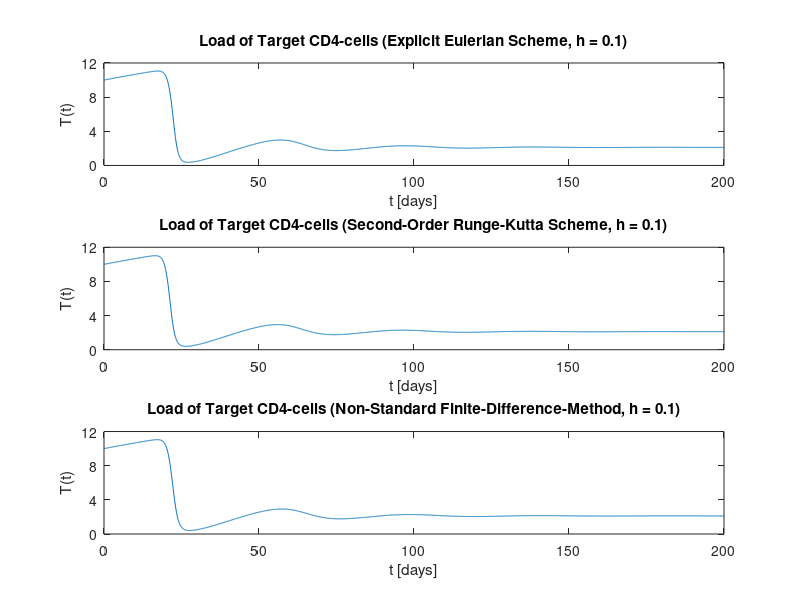

Write MATLAB code to recreate this figure.
% Numerical Simulation Of Primary HIV-Infection

% Step 1: Initial Conditions And Problem Parameters
% Compare Stafford et al. 2000/ Alizon & Magnus 2012

% Initial Conditions

T_zero   = 10;
T_i_zero = 0;
V_zero   = 0.000001;

% Problem Parameters

r     = 0.17;
beta  = 0.00065;
d     = 0.01;
delta = 0.39;
pig   = 850;
c     = 3;

% Step 2: Equilibrium Point

T_star   = (c*delta)/(beta*pig);
T_i_star = (beta*pig*r-c*d*delta)/(beta*delta*pig);
V_star   = (beta*pig*r-c*d*delta)/(beta*c*delta);

% Step 3: Problem Definition

T            = 200;
h            = 0.1;
t            = 0:h:T;
t            = t';
T_ee         = zeros(length(t),1);
T_rk2        = zeros(length(t),1);
T_nsfdm      = zeros(length(t),1);
T_i_ee       = zeros(length(t),1);
T_i_rk2      = zeros(length(t),1);
T_i_nsfdm    = zeros(length(t),1);
V_ee         = zeros(length(t),1);
V_rk2        = zeros(length(t),1);
V_nsfdm      = zeros(length(t),1);
T_ee(1)      = T_zero;
T_rk2(1)     = T_zero;
T_nsfdm(1)   = T_zero;
T_i_ee(1)    = T_i_zero;
T_i_rk2(1)   = T_i_zero;
T_i_nsfdm(1) = T_i_zero;
V_ee(1)      = V_zero;
V_rk2(1)     = V_zero;
V_nsfdm(1)   = V_zero;

% Step 3.1: Solve Explicit Eulerian Scheme

for j = 1:1:(length(t)-1)
  T_ee(j+1)   = T_ee(j)   + h*(r - beta*V_ee(j)*T_ee(j) - d*T_ee(j));
  T_i_ee(j+1) = T_i_ee(j) + h*(beta*V_ee(j)*T_ee(j) - delta*T_i_ee(j));
  V_ee(j+1)   = V_ee(j)   + h*(pig*T_i_ee(j) - c*V_ee(j));
endfor

% Step 3.2: Solve RK2 Scheme

f1 = @(x,y,z) r - beta*x*z - d*x;
f2 = @(x,y,z) beta*x*z - delta*y;
f3 = @(x,y,z) pig*y - c*z;

for j = 1:1:(length(t)-1)
   k1_x         = f1(T_rk2(j),T_i_rk2(j),V_rk2(j));
   k1_y         = f2(T_rk2(j),T_i_rk2(j),V_rk2(j));
   k1_z         = f3(T_rk2(j),T_i_rk2(j),V_rk2(j));
   k2_x         = f1(T_rk2(j) + h*k1_x, T_i_rk2(j) + h*k1_y, V_rk2(j) + h*k1_z);
   k2_y         = f2(T_rk2(j) + h*k1_x, T_i_rk2(j) + h*k1_y, V_rk2(j) + h*k1_z);
   k2_z         = f3(T_rk2(j) + h*k1_x, T_i_rk2(j) + h*k1_y, V_rk2(j) + h*k1_z);
   T_rk2(j+1)   = T_rk2(j)   + (h/2)*(k1_x+k2_x);
   T_i_rk2(j+1) = T_i_rk2(j) + (h/2)*(k1_y+k2_y);
   V_rk2(j+1)   = V_rk2(j)   + (h/2)*(k1_z+k2_z);
endfor

% Step 3.3: Solve NSFDM Scheme

for j = 1:1:(length(t)-1)
   T_nsfdm(j+1)   = (T_nsfdm(j) + h*r)/(1 + h*beta*V_nsfdm(j) + h*d);
   T_i_nsfdm(j+1) = (T_i_nsfdm(j) + h*beta*T_nsfdm(j+1)*V_nsfdm(j))/(1 + h*delta);
   V_nsfdm(j+1)   = (V_nsfdm(j) + h*pig*T_i_nsfdm(j+1))/(1 + h*c);
endfor

% Step 4: Plotting Of Solutions

figure(2)

subplot(3,1,1);
plot(t,T_ee);
title('Load of Target CD4-cells (Explicit Eulerian Scheme, h = 0.1)');
xlabel('t [days]');
ylabel('T(t)','interpreter','tex');
yticks([0 4 8 12]);

subplot(3,1,2);
plot(t,T_rk2);
title('Load of Target CD4-cells (Second-Order Runge-Kutta Scheme, h = 0.1)');
xlabel('t [days]');
ylabel('T(t)','interpreter','tex');
yticks([0 4 8 12]);

subplot(3,1,3);
plot(t,T_nsfdm);
title('Load of Target CD4-cells (Non-Standard Finite-Difference-Method, h = 0.1)');
xlabel('t [days]');
ylabel('T(t)','interpreter','tex');
yticks([0 4 8 12]);